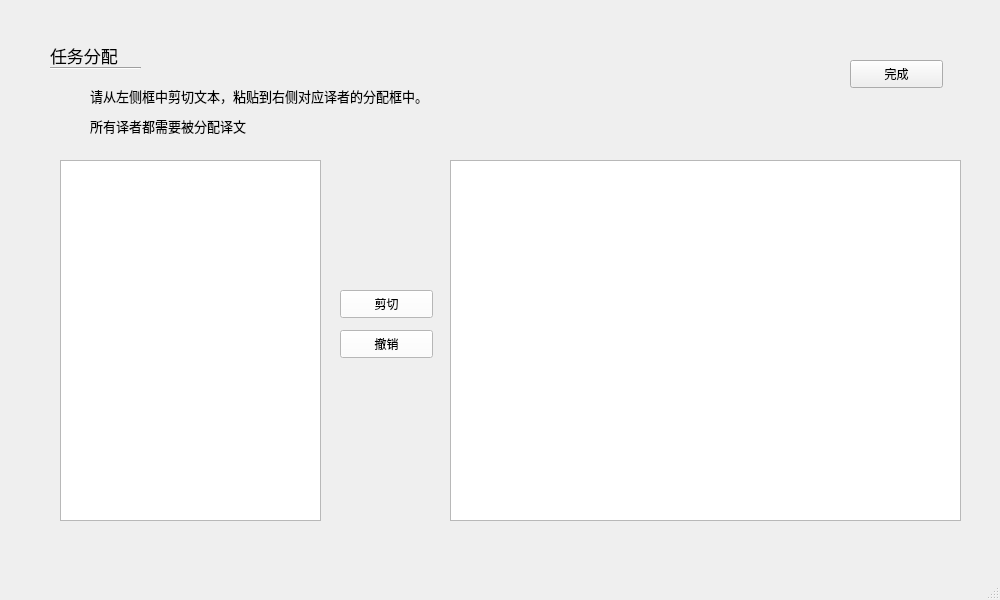
<?xml version="1.0" encoding="UTF-8"?>
<ui version="4.0">
 <class>MissionAssign</class>
 <widget class="QMainWindow" name="MissionAssign">
  <property name="geometry">
   <rect>
    <x>0</x>
    <y>0</y>
    <width>1000</width>
    <height>600</height>
   </rect>
  </property>
  <property name="windowTitle">
   <string>MainWindow</string>
  </property>
  <widget class="QWidget" name="centralwidget">
   <widget class="QLabel" name="label">
    <property name="geometry">
     <rect>
      <x>50</x>
      <y>40</y>
      <width>101</width>
      <height>31</height>
     </rect>
    </property>
    <property name="font">
     <font>
      <pointsize>13</pointsize>
     </font>
    </property>
    <property name="text">
     <string>任务分配</string>
    </property>
   </widget>
   <widget class="Line" name="line">
    <property name="geometry">
     <rect>
      <x>50</x>
      <y>60</y>
      <width>91</width>
      <height>16</height>
     </rect>
    </property>
    <property name="orientation">
     <enum>Qt::Horizontal</enum>
    </property>
   </widget>
   <widget class="QLabel" name="label_2">
    <property name="geometry">
     <rect>
      <x>90</x>
      <y>80</y>
      <width>541</width>
      <height>31</height>
     </rect>
    </property>
    <property name="font">
     <font>
      <pointsize>10</pointsize>
     </font>
    </property>
    <property name="text">
     <string>请从左侧框中剪切文本，粘贴到右侧对应译者的分配框中。</string>
    </property>
   </widget>
   <widget class="QLabel" name="label_3">
    <property name="geometry">
     <rect>
      <x>90</x>
      <y>110</y>
      <width>541</width>
      <height>31</height>
     </rect>
    </property>
    <property name="font">
     <font>
      <pointsize>10</pointsize>
     </font>
    </property>
    <property name="text">
     <string>所有译者都需要被分配译文</string>
    </property>
   </widget>
   <widget class="QPlainTextEdit" name="srcText">
    <property name="geometry">
     <rect>
      <x>60</x>
      <y>160</y>
      <width>261</width>
      <height>361</height>
     </rect>
    </property>
   </widget>
   <widget class="QPushButton" name="cutText">
    <property name="geometry">
     <rect>
      <x>340</x>
      <y>290</y>
      <width>93</width>
      <height>28</height>
     </rect>
    </property>
    <property name="styleSheet">
     <string notr="true">QPushButton{background-color:white;}</string>
    </property>
    <property name="text">
     <string>剪切</string>
    </property>
   </widget>
   <widget class="QTableWidget" name="translatorTable">
    <property name="geometry">
     <rect>
      <x>450</x>
      <y>160</y>
      <width>511</width>
      <height>361</height>
     </rect>
    </property>
   </widget>
   <widget class="QPushButton" name="complete">
    <property name="geometry">
     <rect>
      <x>850</x>
      <y>60</y>
      <width>93</width>
      <height>28</height>
     </rect>
    </property>
    <property name="text">
     <string>完成</string>
    </property>
   </widget>
   <widget class="QPushButton" name="reDo">
    <property name="geometry">
     <rect>
      <x>340</x>
      <y>330</y>
      <width>93</width>
      <height>28</height>
     </rect>
    </property>
    <property name="styleSheet">
     <string notr="true">QPushButton{background-color:white;}</string>
    </property>
    <property name="text">
     <string>撤销</string>
    </property>
   </widget>
  </widget>
  <widget class="QMenuBar" name="menubar">
   <property name="geometry">
    <rect>
     <x>0</x>
     <y>0</y>
     <width>1000</width>
     <height>26</height>
    </rect>
   </property>
  </widget>
  <widget class="QStatusBar" name="statusbar"/>
 </widget>
 <resources/>
 <connections/>
</ui>
